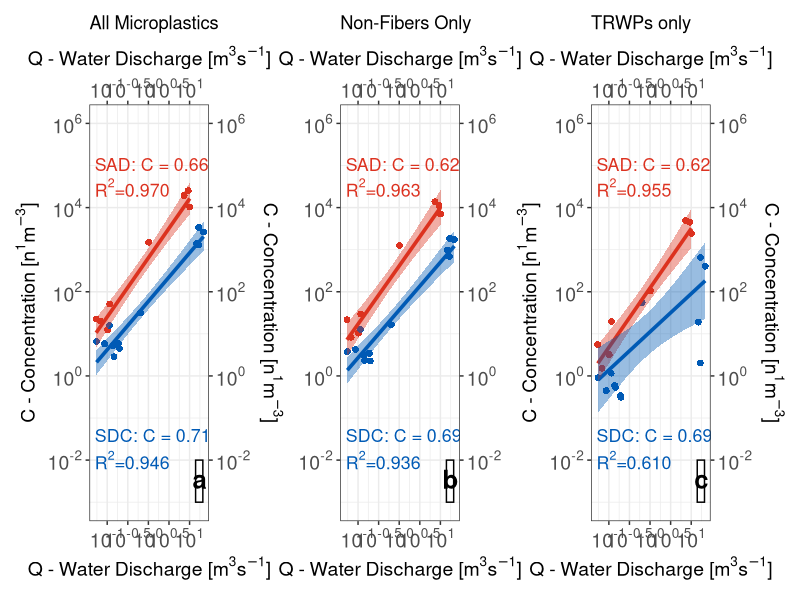

This figure's R source:
# Combinging Rating Plots v3
#Using only two colors (paired red blue)

setwd("~/Desktop/Papers/C-Q_v2/Response to Reviews_JOH_Rejection/Rescaled")

###Clear the R environment
rm(list=ls());graphics.off();cat("\f");

library(ggplot2)
library(scales)
library(lmtest)
library(car)
library(boot)
library(dplyr)
library(tidyr)
library(readr)
library(scales)
library(grid)
library(tibble)
library(patchwork)
library(cowplot)


## Load and Create Models
# SAD Sample data
C_SAD <- c(20.17851768, # rescaled LL 300um to 250um
           12.48359388, # rescaled LL 300um to 250um
           22.46251594, # rescaled LL 300um to 250um
           51.05125154, # rescaled LL 300um to 250um
           1502.814216,  # rescaled LL 300um to 250um
           10365.90909,
           19424.24242,
           25228.31050)
Q_SAD <- c(0.0679604,
           0.1019406,
           0.0538020,
           0.1160991,
           1.0194065,
           10.1091144,
           7.3623802,
           9.2312921)
df_SAD <- data.frame(Q_SAD,C_SAD)


# SAD Non-Fiber Sample data
C_SADNF <- c(8.271190137, # rescaled LL 300um to 250um
             10.37482485, # rescaled LL 300um to 250um
             21.6614931, # rescaled LL 300um to 250um
             29.6761929, # rescaled LL 300um to 250um
             1260.31856, # rescaled LL 300um to 250um
             7077.272727,
             13775.75758,
             11221.46119)
Q_SADNF <- c(0.0679604,
             0.1019406,
             0.0538020,
             0.1160991,
             1.0194065,
             10.1091144,
             7.3623802,
             9.2312921)
df_SADNF <- data.frame(Q_SADNF,C_SADNF)


# SAD TRWP Sample data
C_SADTRWP <- c(1.516384859, # rescaled LL 300um to 250um
               3.21977323, # rescaled LL 300um to 250um
               5.570098225, # rescaled LL 300um to 250um
               19.51311314, # rescaled LL 300um to 250um
               105.3042477, # rescaled LL 300um to 250um
               2448,
               4921,
               4503)
Q_SADTRWP <- c(0.0679604,
               0.1019406,
               0.0538020,
               0.1160991,
               1.0194065,
               10.1091144,
               7.3623802,
               9.2312921)
df_SADTRWP <- data.frame(Q_SADTRWP,C_SADTRWP)


# SDC Sample data
C_SDC <- c(5.297148617,  # rescaled LL 300um to 250um
           5.882173475, # rescaled LL 300um to 250um
           15.8213591, # rescaled LL 300um to 250um  
           4.529772341, # rescaled LL 300um to 250um  
           2.861200866, # rescaled LL 300um to 250um  
           5.815344522, # rescaled LL 300um to 250um  
           6.626380413, # rescaled LL 300um to 250um  
           3407.222222,
           1405.415162,
           2632.829374,
           1302.367942,
           31.61189358)
Q_SDC <- c(0.139035719,
           0.188873369,
           0.113267388,
           0.197368424,
           0.146114931,
           0.086083215,
           0.054934683,
           16.70693973,
           14.75307729,
           21.83228904,
           16.48040495,
           0.643641932)
df_SDC <- data.frame(Q_SDC,C_SDC)


# Load SDC Sample Non-Fiber data 
C_SDCNF <- c(3.143688962, # rescaled LL 300um to 250um
             3.461970363, # rescaled LL 300um to 250um
             12.7909558, # rescaled LL 300um to 250um
             2.25835935, # rescaled LL 300um to 250um
             2.328013073, # rescaled LL 300um to 250um
             4.266439434, # rescaled LL 300um to 250um
             3.781903819, # rescaled LL 300um to 250um
             1863.333333,
             983.3032491,
             1735.205184,
             16.43192488,
             687.3102611)
Q_SDCNF <- c(0.139035719,
             0.188873369,
             0.113267388,
             0.197368424,
             0.146114931,
             0.086083215,
             0.054934683,
             16.70693973,
             14.75307729,
             21.83228904,
             0.643641932,
             16.48040495)
df_SDCNF <- data.frame(Q_SDCNF,C_SDCNF) #save as a dataframe


# SDC TRWP Sample data
C_SDCTRWP <- c(0.589441681, # rescaled LL 300um to 250um
               0.340521674, # rescaled LL 300um to 250um
               1.166348554, # rescaled LL 300um to 250um
               0.312130967, # rescaled LL 300um to 250um
               0.53122446,  # rescaled LL 300um to 250um
               0.447858283, # rescaled LL 300um to 250um
               0.907656916, # rescaled LL 300um to 250um
               650,
               19.0,
               405,
               2.03,
               55.3)
Q_SDCTRWP <- c(0.139035719,
               0.188873369,
               0.113267388,
               0.197368424,
               0.146114931,
               0.086083215,
               0.054934683,
               16.70693973,
               14.75307729,
               21.83228904,
               16.48040495,
               0.643641932)

df_SDCTRWP <- data.frame(Q_SDCTRWP,C_SDCTRWP) #save as a dataframe


# Model selected: #TYPE: Natural Log Transformed C and Q
model_SAD <- lm(log(C_SAD) ~ log(Q_SAD), data = df_SAD) # save as model_SAD
model_SADNF <- lm(log(C_SADNF) ~ log(Q_SADNF), data = df_SADNF) # save as model_SAD
model_SADTRWP <- lm(log(C_SADTRWP) ~ log(Q_SADTRWP), data = df_SADTRWP)
model_SDC <- lm(log(C_SDC) ~ log(Q_SDC), data = df_SDC) # save as model_SDC
model_SDCNF <- lm(log(C_SDCNF) ~ log(Q_SDCNF), data = df_SDCNF) # save as model_SDC
model_SDCTRWP <- lm(log(C_SDCTRWP) ~ log(Q_SDCTRWP), data = df_SDCTRWP) # save as model_SDC

#calculate Bias Correction Factors
#SAD
smearAdj_SAD <- sum(exp(model_SAD$residuals))/length(model_SAD$residuals)
smearAdj_SAD #Duan's Smearing Estimate of the Bias Correction Adjustment
#SADNF
smearAdj_SADNF <- sum(exp(model_SADNF$residuals))/length(model_SADNF$residuals)
smearAdj_SADNF #Duan's Smearing Estimate of the Bias Correction Adjustment
#SADTRWP
smearAdj_SADTRWP <- sum(exp(model_SADTRWP$residuals))/length(model_SADTRWP$residuals)
smearAdj_SADTRWP #Duan's Smearing Estimate of the Bias Correction Adjustment

#SDC
smearAdj_SDC <- sum(exp(model_SDC$residuals))/length(model_SDC$residuals)
smearAdj_SDC #Duan's Smearing Estimate of the Bias Correction Adjustment
#SDCNF
smearAdj_SDCNF <- sum(exp(model_SDCNF$residuals))/length(model_SDCNF$residuals)
smearAdj_SDCNF #Duan's Smearing Estimate of the Bias Correction Adjustment
#SDCTRWP
smearAdj_SDCTRWP <- sum(exp(model_SDCTRWP$residuals))/length(model_SDCTRWP$residuals)
smearAdj_SDCTRWP #Duan's Smearing Estimate of the Bias Correction Adjustment


#Add in MP Correction Factor
MPCF_SAD <- 0.66
MPCF_SAD_NF <- 0.62
MPCF_SDC <- 0.71
MPCF_SDC_NF <- 0.69

#Create Confidence intervals (Uncorrected)
#SAD
nmodel_SAD<- data.frame(Q_SAD = seq(from = min(df_SAD$Q_SAD), to = max(df_SAD$Q_SAD), length= 100))
model_SAD_conf <- exp(predict(model_SAD, nmodel_SAD, type = "response", interval = "confidence",level=0.95))
nmodel_SAD <- cbind(nmodel_SAD,model_SAD_conf)
nmodel_SAD

#SADNF
nmodel_SADNF<- data.frame(Q_SADNF = seq(from = min(df_SADNF$Q_SADNF), to = max(df_SADNF$Q_SADNF), length= 100))
model_SADNF_conf <- exp(predict(model_SADNF, nmodel_SADNF, type = "response", interval = "confidence",level=0.95))
nmodel_SADNF <- cbind(nmodel_SADNF,model_SADNF_conf)
nmodel_SADNF

#SADTRWP
nmodel_SADTRWP<- data.frame(Q_SADTRWP = seq(from = min(df_SADTRWP$Q_SADTRWP), to = max(df_SADTRWP$Q_SADTRWP), length= 100))
model_SADTRWP_conf <- exp(predict(model_SADTRWP, nmodel_SADTRWP, type = "response", interval = "confidence",level=0.95))
nmodel_SADTRWP <- cbind(nmodel_SADTRWP,model_SADTRWP_conf)
nmodel_SADTRWP


#SDC
nmodel_SDC<- data.frame(Q_SDC = seq(from = min(df_SDC$Q_SDC), to = max(df_SDC$Q_SDC), length= 100))
model_SDC_conf <- exp(predict(model_SDC, nmodel_SDC, type = "response", interval = "confidence",level=0.95))
nmodel_SDC <- cbind(nmodel_SDC,model_SDC_conf)
nmodel_SDC

#SDCNF
nmodel_SDCNF<- data.frame(Q_SDCNF = seq(from = min(df_SDCNF$Q_SDCNF), to = max(df_SDCNF$Q_SDCNF), length= 100))
model_SDCNF_conf <- exp(predict(model_SDCNF, nmodel_SDCNF, type = "response", interval = "confidence",level=0.95))
nmodel_SDCNF <- cbind(nmodel_SDCNF,model_SDCNF_conf)
nmodel_SDCNF

#SDCTRWP
nmodel_SDCTRWP<- data.frame(Q_SDCTRWP = seq(from = min(df_SDCTRWP$Q_SDCTRWP), to = max(df_SDCTRWP$Q_SDCTRWP), length= 100))
model_SDCTRWP_conf <- exp(predict(model_SDCTRWP, nmodel_SDCTRWP, type = "response", interval = "confidence",level=0.95))
nmodel_SDCTRWP <- cbind(nmodel_SDCTRWP,model_SDCTRWP_conf)
nmodel_SDCTRWP


#Correct Models and Confidence intervals with BCF and MPCF 
#SAD
model_SAD_conf_cor <- model_SAD_conf*smearAdj_SAD*MPCF_SAD
nmodel_SAD_cor<-cbind(nmodel_SAD,model_SAD_conf_cor)
nmodel_SAD_cor <- `colnames<-`(nmodel_SAD_cor,c('Q_SAD','fit_uncor','lwr_uncor','upr_uncor','fit_cor','lwr_cor','upr_cor'))
nmodel_SAD_cor

#SADNF
model_SADNF_conf_cor <- model_SADNF_conf*smearAdj_SADNF*MPCF_SAD_NF
nmodel_SADNF_cor<-cbind(nmodel_SADNF,model_SADNF_conf_cor)
nmodel_SADNF_cor <- `colnames<-`(nmodel_SADNF_cor,c('Q_SADNF','fit_uncor','lwr_uncor','upr_uncor','fit_cor','lwr_cor','upr_cor'))
nmodel_SADNF_cor

#SADTRWP
model_SADTRWP_conf_cor <- model_SADTRWP_conf*smearAdj_SADTRWP*MPCF_SAD_NF
nmodel_SADTRWP_cor<-cbind(nmodel_SADTRWP,model_SADTRWP_conf_cor)
nmodel_SADTRWP_cor <- `colnames<-`(nmodel_SADTRWP_cor,c('Q_SADTRWP','fit_uncor','lwr_uncor','upr_uncor','fit_cor','lwr_cor','upr_cor'))
nmodel_SADTRWP_cor

#SDC
model_SDC_conf_cor <- model_SDC_conf*smearAdj_SDC*MPCF_SDC
nmodel_SDC_cor<-cbind(nmodel_SDC,model_SDC_conf_cor)
nmodel_SDC_cor <- `colnames<-`(nmodel_SDC_cor,c('Q_SDC','fit_uncor','lwr_uncor','upr_uncor','fit_cor','lwr_cor','upr_cor'))
nmodel_SDC_cor

#SDCNF
model_SDCNF_conf_cor <- model_SDCNF_conf*smearAdj_SDCNF*MPCF_SDC_NF
nmodel_SDCNF_cor<-cbind(nmodel_SDCNF,model_SDCNF_conf_cor)
nmodel_SDCNF_cor <- `colnames<-`(nmodel_SDCNF_cor,c('Q_SDCNF','fit_uncor','lwr_uncor','upr_uncor','fit_cor','lwr_cor','upr_cor'))
nmodel_SDCNF_cor

#SDCTRWP
model_SDCTRWP_conf_cor <- model_SDCTRWP_conf*smearAdj_SDCTRWP*MPCF_SDC_NF
nmodel_SDCTRWP_cor<-cbind(nmodel_SDCTRWP,model_SDCTRWP_conf_cor)
nmodel_SDCTRWP_cor <- `colnames<-`(nmodel_SDCTRWP_cor,c('Q_SDCTRWP','fit_uncor','lwr_uncor','upr_uncor','fit_cor','lwr_cor','upr_cor'))
nmodel_SDCTRWP_cor

#Create 1st Plot the corrected model and confidence intervals


p1 <- ggplot()+ 
  geom_point(data = df_SAD, aes(x=Q_SAD, y=C_SAD), shape=16, size=2, col = "#DC3220")+
  geom_point(data = df_SDC, aes(x=Q_SDC, y=C_SDC),shape=16, size=2, col = "#005AB5")+
  geom_line(aes(x = Q_SAD, y = fit_cor), linetype=1, linewidth=1.25,col = "#DC3220", data = nmodel_SAD_cor)+
  geom_line(aes(x = Q_SDC, y = fit_cor), linetype=1, linewidth=1.25, col = "#005AB5", data = nmodel_SDC_cor)+
  geom_ribbon(data = nmodel_SAD_cor, aes(x=Q_SAD, ymin = lwr_cor, ymax = upr_cor),fill="#DC3220", alpha = 0.4) +
  geom_ribbon(data = nmodel_SDC_cor, aes(x=Q_SDC, ymin = lwr_cor, ymax = upr_cor), fill="#005AB5", alpha = 0.4) +
  guides(linetype = "none", fill = "none") +
  labs(x = NULL, y = NULL)+
  theme(
    legend.text = element_text(size = 12),      # Increase legend text size
    legend.title = element_text(size = 14),     # Increase legend title size
    axis.title.x = element_text(size = 14),     # Increase x-axis title size
    axis.title.y = element_text(size = 14),     # Increase y-axis title size
    axis.text.x = element_text(size = 13, color= "black"),       # Increase x-axis label size
    axis.text.y = element_text(size = 13, color = "black"),      # Increase y-axis label size
    plot.title = element_text(size = 16, face = "bold"), # Increase title size
    plot.subtitle = element_text(size = 12, face = "bold", hjust = 0, vjust = 1.5),
    axis.ticks.y = element_line(color = "black"))


#Create 2nd Plot the corrected model and confidence intervals


p2 <- ggplot()+ 
  geom_point(data = df_SADNF, aes(x=Q_SADNF, y=C_SADNF),shape=16, size=2,col = "#DC3220")+
  geom_point(data = df_SDCNF, aes(x=Q_SDCNF, y=C_SDCNF),shape=16, size=2, col = "#005AB5")+
  geom_line(aes(x = Q_SADNF, y = fit_cor), linetype=1, linewidth=1.25, col = "#DC3220", data = nmodel_SADNF_cor)+
  geom_line(aes(x = Q_SDCNF, y = fit_cor), linetype=1,linewidth=1.25, col = "#005AB5", data = nmodel_SDCNF_cor)+
  geom_ribbon(data = nmodel_SADNF_cor, aes(x=Q_SADNF, ymin = lwr_cor, ymax = upr_cor),fill="#DC3220", alpha = 0.4) +
  geom_ribbon(data = nmodel_SDCNF_cor, aes(x=Q_SDCNF, ymin = lwr_cor, ymax = upr_cor),fill="#005AB5", alpha = 0.4) +
  guides(linetype = "none", fill = "none") +
  labs(x = NULL, y = NULL)+
  theme(
    legend.text = element_text(size = 12),      # Increase legend text size
    legend.title = element_text(size = 14),     # Increase legend title size
    axis.title.x = element_text(size = 14),     # Increase x-axis title size
    axis.title.y = element_text(size = 14),     # Increase y-axis title size
    axis.text.x = element_text(size = 12, color= "black"),       # Increase x-axis label size
    axis.text.y = element_text(size = 12, color = "black"),      # Increase y-axis label size
    plot.title = element_text(size = 16, face = "bold"), # Increase title size
    plot.subtitle = element_text(size = 12, face = "bold", hjust = 0, vjust = 1.5),
    axis.ticks.y = element_line(color = "black"))


#Create 3rd Plot the corrected model and confidence intervals


p3 <- ggplot()+ 
  geom_point(data = df_SADTRWP, aes(x=Q_SADTRWP, y=C_SADTRWP), shape=16, size=2, col = "#DC3220")+
  geom_point(data = df_SDCTRWP, aes(x=Q_SDCTRWP, y=C_SDCTRWP),shape=16, size=2, col = "#005AB5")+
  geom_line(aes(x = Q_SADTRWP, y = fit_cor), linetype=1, linewidth=1.25, col = "#DC3220", data = nmodel_SADTRWP_cor)+
  geom_line(aes(x = Q_SDCTRWP, y = fit_cor), linetype=1,linewidth=1.25, col = "#005AB5", data = nmodel_SDCTRWP_cor)+
  geom_ribbon(data = nmodel_SADTRWP_cor, aes(x=Q_SADTRWP, ymin = lwr_cor, ymax = upr_cor),fill="#DC3220", alpha = 0.4) +
  geom_ribbon(data = nmodel_SDCTRWP_cor, aes(x=Q_SDCTRWP, ymin = lwr_cor, ymax = upr_cor),fill="#005AB5", alpha = 0.4) +
  guides(linetype = "none", fill = "none") +
  labs(x = NULL, y = NULL)+
  theme(
    legend.text = element_text(size = 12),      # Increase legend text size
    legend.title = element_text(size = 14),     # Increase legend title size
    axis.title.x = element_text(size = 14),     # Increase x-axis title size
    axis.title.y = element_text(size = 14),     # Increase y-axis title size
    axis.text.x = element_text(size = 12, color= "black"),       # Increase x-axis label size
    axis.text.y = element_text(size = 12, color = "black"),      # Increase y-axis label size
    plot.title = element_text(size = 16, face = "bold"), # Increase title size
    plot.subtitle = element_text(size = 12, face = "bold", hjust = 0, vjust = 1.5),
    axis.ticks.y = element_line(color = "black"))


y_limits = c(0.001, 1000000)

p1<- p1 + labs(
  x=expression("Q - Water Discharge [m"^ 3* "s"^-1*"]"),
  y = expression("C - Concentration [n"^1*"m"^-3*"]"), title = "All Microplastics" )+
  annotate(geom="text", x=0.05, y=110000, label=expression("SAD: C = 0.66 x 1.13 x (859 x Q"^1.40*")"),
           color="#DC3220", fontface="bold",hjust = 0,size=4.5)+
  annotate(geom="text", x=0.05, y=30000, label=expression("R"^2*"=0.970"),
           color="#DC3220", fontface="bold",hjust = 0,size=4.5)+
  annotate(geom="text", x=0.05, y=0.04, label=expression("SDC: C = 0.71 x 1.23 x (68.0 x Q"^1.15*")"),
           color="#005AB5", fontface="bold",hjust = 0, size=4.5)+
  annotate(geom="text", x=0.05, y=0.01, label=expression("R"^2*"=0.946"),
           color="#005AB5", fontface="bold",hjust = 0,size=4.5)
p1 <- p1+ 
  scale_y_log10(limits = y_limits, sec.axis = dup_axis(), 
                breaks = trans_breaks("log10", function(x) 10^x),
                labels = trans_format("log10", math_format(10^.x)))+
  scale_x_log10(sec.axis = dup_axis(),breaks = trans_breaks("log10", function(x) 10^x),
                labels = trans_format("log10", math_format(10^.x)))
p2<-p2+
  annotate(geom="text", x=0.05, y=110000, label= expression("SAD: C = 0.62 x 1.19 x (559 x Q"^1.38*")"),
           color="#DC3220", fontface="bold",hjust = 0,size=4.5)+
  annotate(geom="text", x=0.05, y=30000, label=expression("R"^2*"=0.963"),
           color="#DC3220", fontface="bold",hjust = 0,size=4.5)+
  annotate(geom="text", x=0.05, y=0.04, label=expression("SDC: C = 0.69 x 1.27 x (42.0 x Q"^1.13*")"),
           color="#005AB5", fontface="bold",hjust = 0,size=4.5)+
  annotate(geom="text", x=0.05, y=0.01, label=expression("R"^2*"=0.936"),
           color="#005AB5", fontface="bold",hjust = 0,size=4.5)

p2<- p2+labs(
  x=expression("Q - Water Discharge [m"^ 3* "s"^-1*"]"), title = "Non-Fibers Only" )+
  theme(axis.title.y = element_blank(),  axis.text.y = element_blank())

p2 <- p2+ 
  scale_y_log10(limits = y_limits, sec.axis = dup_axis(), 
                breaks = trans_breaks("log10", function(x) 10^x),
                labels = trans_format("log10", math_format(10^.x)))+
  scale_x_log10(sec.axis = dup_axis(),breaks = trans_breaks("log10", function(x) 10^x),
                labels = trans_format("log10", math_format(10^.x)))

p3 <- p3+labs(
  x=expression("Q - Water Discharge [m"^ 3* "s"^-1*"]"),
  y = expression("C - Concentration [n"^1*"m"^-3*"]"), title = "TRWPs only" )+
  annotate(geom="text", x=0.05, y=110000, label= expression("SAD: C = 0.62 x 1.24 x (160 x Q"^1.41*")"),
           color="#DC3220", fontface="bold",hjust = 0,size=4.5)+
  annotate(geom="text", x=0.05, y=30000, label=expression("R"^2*"=0.955"),
           color="#DC3220", fontface="bold",hjust = 0,size=4.5)+
  annotate(geom="text", x=0.05, y=0.04, label=expression("SDC: C = 0.69 x 3.21 x (5.04 x Q"^0.907*")"),
           color="#005AB5", fontface="bold",hjust = 0,size=4.5)+
  annotate(geom="text", x=0.05, y=0.01, label=expression("R"^2*"=0.610"),
           color="#005AB5", fontface="bold",hjust = 0,size=4.5)

p3 <- p3 +
  scale_y_log10(
    limits = y_limits, sec.axis = dup_axis(),
    breaks = trans_breaks("log10", function(x) 10^x),
    labels = trans_format("log10", math_format(10^.x))
  ) +
  scale_x_log10(
    sec.axis = dup_axis(),
    breaks = trans_breaks("log10", function(x) 10^x),
    labels = trans_format("log10", math_format(10^.x))
  )

####Adjust axis
p1 <- p1+ theme(plot.title = element_text(hjust = 0.5), axis.title.y.right= element_blank(),axis.text.y.right= element_blank(), axis.title.x.top = element_blank(),axis.title.x.bottom = element_blank())+
  annotate("rect", xmin = 14, xmax = 21, ymin = 0.001, ymax = 0.01, 
           fill = "white", color = "black") +  # Draw the white box with a black border
  annotate("text", x = 17.5, y = 0.0035, label = "a", size = 6.5, fontface = "bold") 


p2<- p2+ theme(plot.title = element_text(hjust = 0.5), axis.title.x.top = element_blank())+
  annotate("rect", xmin = 14, xmax = 21, ymin = 0.001, ymax = 0.01, 
           fill = "white", color = "black") +  # Draw the white box with a black border
  annotate("text", x = 17.5, y = 0.0035, label = "b", size = 6.5, fontface = "bold") 


p3 <- p3+ theme(plot.title = element_text(hjust = 0.5), axis.title.y.left = element_blank(), axis.text.y.left = element_blank(), axis.title.x.top = element_blank(), axis.title.x.bottom = element_blank())+
  annotate("rect", xmin = 14, xmax = 21, ymin = 0.001, ymax = 0.01, 
           fill = "white", color = "black") +  # Draw the white box with a black border
  annotate("text", x = 17.5, y = 0.0035, label = "c", size = 6.5, fontface = "bold") 

p1 <- p1+theme_bw()+
  theme(
    axis.text.x = element_text(size = 14),  # Adjust font size for x-axis text
    axis.text.y = element_text(size = 14),  # Adjust font size for y-axis text
    axis.title.y.left = element_text(size=14), # Adjust font size for y-axis title
    axis.title.y.right = element_text(size=14),
    axis.title.x.top = element_text(size = 14), # Adjust font size for x-axis title
    axis.title.x.bottom = element_text(size = 14) 
  )
p2 <- p2+theme_bw()+
  theme(
    axis.text.x = element_text(size = 14),  
    axis.text.y = element_text(size = 14), 
    axis.title.x.top = element_text(size = 14),
    axis.title.x.bottom = element_text(size = 14)
  )
p3 <- p3+theme_bw()+
  theme(
    axis.text.x = element_text(size = 14),  
    axis.text.y = element_text(size = 14),
    axis.title.y.left = element_text(size=14),
    axis.title.y.right = element_text(size=14),
    axis.title.x.top = element_text(size = 14),
    axis.title.x.bottom = element_text(size = 14)
  )
# Create a list of plots to arrange
plots <- list(p1, p2, p3)

# Define the layout matrix
layout_matrix <- "
abc
"

# Combine plots with specified layout
combined_plot <- wrap_plots(plots, design = layout_matrix) +
  plot_layout(heights = c(2, 2, 2), # Heights of the two rows
              widths = c(2.5, 2.5,2.5)) 


# Print the combined plot
combined_plot

# Save the final combined plot
ggsave("RC_combinedv3.png", plot = combined_plot)
